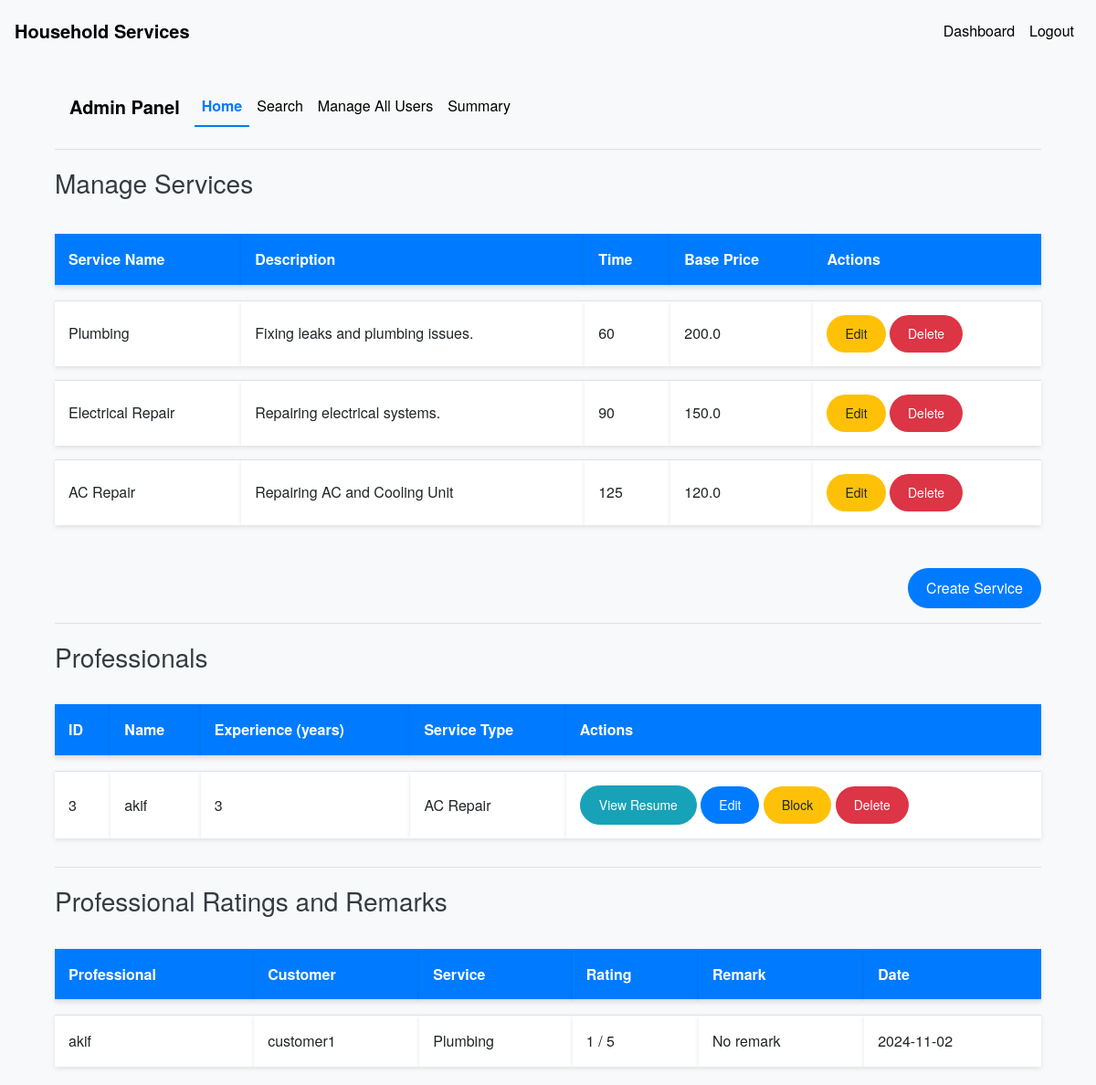
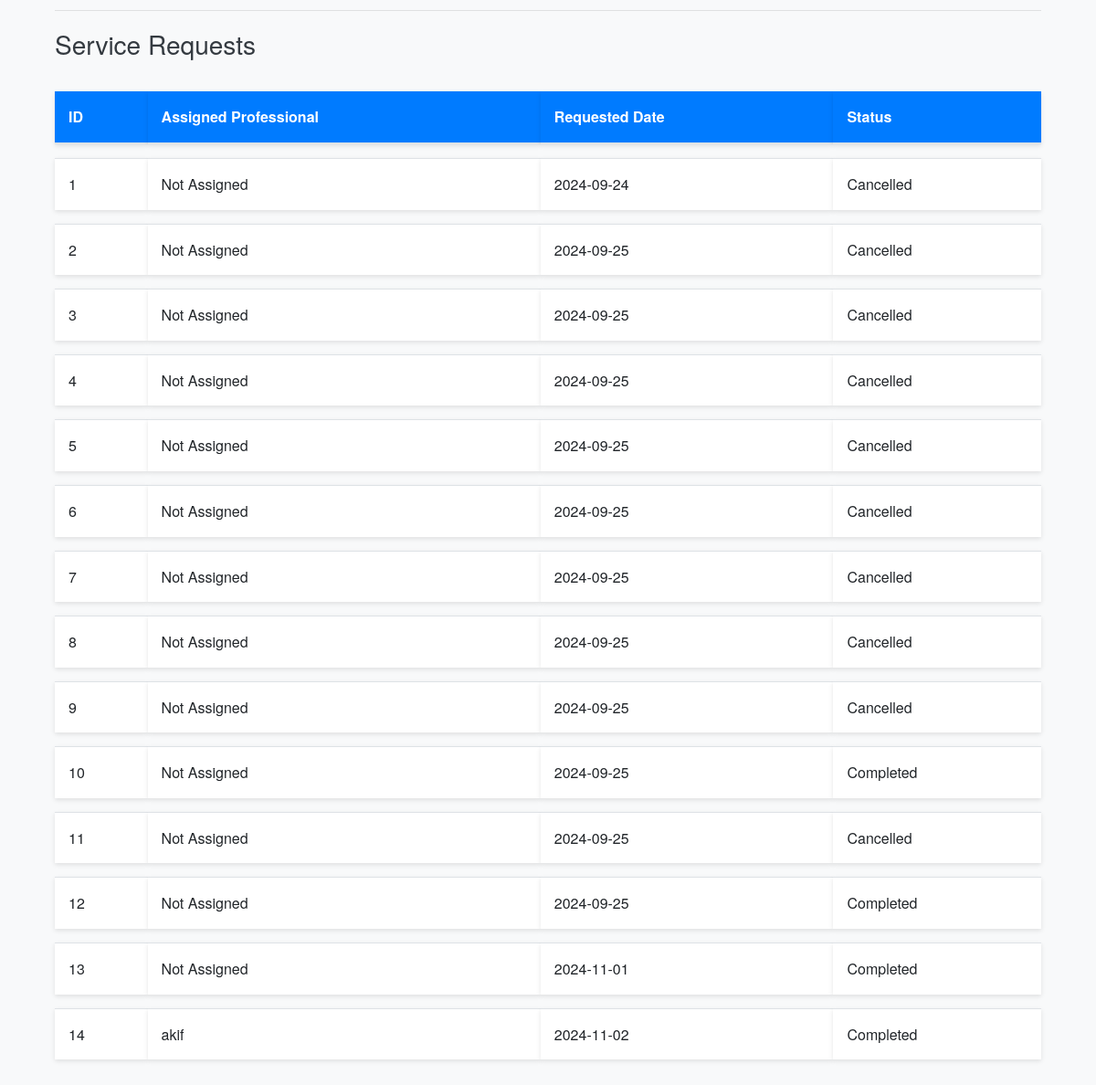
The page /admin/dashboard (signed in) on the database its author committed (2 pictures, top to bottom).
### models.py (models this page shows, shortened)
class Service(db.Model):
    __tablename__ = 'services'
    id = db.Column(db.Integer, nullable =False, primary_key=True)
    name = db.Column(db.String(100), nullable=False)
    base_price = db.Column(db.Float, nullable=False)
    time_required = db.Column(db.Integer, nullable=False)  # in minutes
    description = db.Column(db.Text)

class User(UserMixin, db.Model):
    __tablename__ = 'users'
    id = db.Column(db.Integer, primary_key=True)
    username = db.Column(db.String(100), unique=True, nullable=False)
    password = db.Column(db.String(128), nullable=False)
    role = db.Column(db.String(20), nullable=False)
    is_active = db.Column(db.Boolean, default=True)
    date_created = db.Column(db.DateTime, default=datetime.utcnow)
    date_completed = db.Column(db.DateTime)
    is_approved = db.Column(db.Boolean, default=False)
    service_type = db.Column(db.String(100))
    experience = db.Column(db.Integer)
    resume_filename = db.Column(db.String(200))
    approval_status = db.Column(db.String(50), default='pending')
    customer_service_requests = db.relationship('ServiceRequest', backref='customer', foreign_keys='ServiceRequest.customer_id', lazy='dynamic')
    professional_service_requests = db.relationship('ServiceRequest', backref='professional', foreign_keys='ServiceRequest.professional_id', lazy='dynamic')

class ServiceRequest(db.Model):
    __tablename__ = 'service_requests'
    id = db.Column(db.Integer, primary_key=True)
    service_id = db.Column(db.Integer, db.ForeignKey('services.id'), nullable=False)
    customer_id = db.Column(db.Integer, db.ForeignKey('users.id'), nullable=False)
    professional_id = db.Column(db.Integer, db.ForeignKey('users.id'))
    service_status = db.Column(db.String(20), nullable=False, default='requested')
    service = db.relationship('Service', backref='service_requests')
    date_of_request = db.Column(db.DateTime, default=datetime.utcnow)
    date_of_completion = db.Column(db.DateTime)
    remarks = db.Column(db.Text)
    rating = db.Column(db.Integer)

### routes.py (the view)
@app.route('/admin/dashboard')
@login_required
def admin_dashboard():
    if current_user.role != 'admin':
        flash('Access denied.')
        return redirect(url_for('index'))
    services = Service.query.all()
    professionals = User.query.filter_by(role='professional').all()
    service_requests = ServiceRequest.query.all()
    pending_professionals = User.query.filter_by(role='professional', approval_status='pending').all()
    rated_service_requests = ServiceRequest.query.filter(ServiceRequest.rating.isnot(None)).all()
    return render_template('admin_dashboard.html', services=services, professionals=professionals, service_requests=service_requests, pending_professionals=pending_professionals, rated_service_requests=rated_service_requests)

### app.py (called while the page is built)
@login_manager.user_loader
def load_user(user_id):
    return User.query.get(int(user_id))

### templates/admin_dashboard.html (shortened to what this page needs)
{% extends 'base.html' %}
{% block content %}
<div class="container mt-4">
    <nav class="navbar navbar-expand-lg navbar-light bg-light">
        <a class="navbar-brand" href="{{ url_for('admin_dashboard') }}">Admin Panel</a>
        <div class="collapse navbar-collapse" id="navbarNav">
            <ul class="navbar-nav">
                <li class="nav-item {% if request.endpoint == 'admin_dashboard' %}active{% endif %}">
                    <a class="nav-link" href="{{ url_for('admin_dashboard') }}">Home</a>
                </li>
                <li class="nav-item {% if request.endpoint == 'admin_search' %}active{% endif %}">
                    <a class="nav-link" href="{{ url_for('admin_search') }}">Search</a>
                </li>
                <li class="nav-item {% if request.endpoint == 'manage_users' %}active{% endif %}">
                    <a class="nav-link" href="{{ url_for('manage_users') }}">Manage All Users</a>
                </li>
                <li class="nav-item {% if request.endpoint == 'admin_summary' %}active{% endif %}">
                    <a class="nav-link" href="{{ url_for('admin_summary') }}">Summary</a>
                </li>
            </ul>
        </div>
    </nav>
    <hr>
        <h3>Manage Services</h3>
        <table class="table table-striped mt-4">
            <thead>
                <tr>
                    <th>Service Name</th>
                    <th>Description</th>
                    <th>Time</th>
                    <th>Base Price</th>
                    <th>Actions</th>
                </tr>
            </thead>
            <tbody>
                {% for service in services %}
                <tr>
                    <td>{{ service.name }}</td>
                    <td>{{ service.description }}</td>
                    <td>{{ service.time_required }}</td>
                    <td>{{ service.base_price }}</td>
                    <td>
                        <a href="{{ url_for('edit_service', service_id=service.id) }}" class="btn btn-sm btn-warning">Edit</a>
                        <form action="{{ url_for('delete_service', service_id=service.id) }}" method="POST" style="display:inline;">
                            <button type="submit" class="btn btn-sm btn-danger" onclick="return confirm('Are you sure you want to delete this service?');">Delete</button>
                        </form>
                    </td>
                </tr>
                {% endfor %}
            </tbody>
        </table>
        <div class="text-right">
            <a href="{{ url_for('create_service') }}" class="btn btn-primary mt-3">Create Service</a>
        </div>
        <hr>
    <h3>Professionals</h3>
    <table class="table table-striped">
        <thead>
            <tr>
                <th>ID</th>
                <th>Name</th>
                <th>Experience (years)</th>
                <th>Service Type</th>
                <th>Actions</th>
            </tr>
        </thead>
        <tbody>
            {% for professional in professionals %}
            <tr>
                <td>{{ professional.id }}</td>
                <td>{{ professional.username }}</td>
                <td>{{ professional.experience }}</td>
                <td>{{ professional.service_type }}</td>
                <td>
                    {% if professional.resume_filename %}
                    <a href="{{ url_for('view_resume', filename=professional.resume_filename) }}" target="_blank" class="btn btn-sm btn-info">View Resume</a>
                    {% else %}
                    <button class="btn btn-sm btn-secondary" disabled>No Resume</button>
                    {% endif %}
                    <a href="{{ url_for('edit_user', user_id=professional.id) }}" class="btn btn-sm btn-primary">Edit</a>
                    {% if professional.approval_status == 'approved' %}
                    <form action="{{ url_for('block_professional', professional_id=professional.id) }}" method="POST" style="display:inline;">
                        <button type="submit" class="btn btn-sm btn-warning">Block</button>
                    </form>
                    {% elif professional.approval_status == 'blocked' %}
                    <form action="{{ url_for('approve_professional', professional_id=professional.id) }}" method="POST" style="display:inline;">
                        <button type="submit" class="btn btn-sm btn-success">Unblock</button>
                    </form>
                    {% else %}
                    <form action="{{ url_for('approve_professional', professional_id=professional.id) }}" method="POST" style="display:inline;">
                        <button type="submit" class="btn btn-sm btn-success">Approve</button>
                    </form>
                    {% endif %}
                    <form action="{{ url_for('delete_professional', professional_id=professional.id) }}" method="POST" style="display:inline;">
                        <button type="submit" class="btn btn-sm btn-danger"
                            onclick="return confirm('Are you sure you want to delete this professional?');">Delete</button>
                    </form>
                </td>
            </tr>
            {% endfor %}
        </tbody>
    </table>
    <hr>
    <h3>Professional Ratings and Remarks</h3>
    <table class="table table-striped">
        <thead>
            <tr>
                <th>Professional</th>
                <th>Customer</th>
                <th>Service</th>
                <th>Rating</th>
                <th>Remark</th>
                <th>Date</th>
            </tr>
        </thead>
        <tbody>
            {% for request in rated_service_requests %}
            <tr>
                <td>{{ request.professional.username }}</td>
                <td>{{ request.customer.username }}</td>
                <td>{{ request.service.name }}</td>
                <td>{{ request.rating }} / 5</td>
                <td>{{ request.remarks or 'No remark' }}</td>
                <td>{{ request.date_of_completion.strftime('%Y-%m-%d') if request.date_of_completion else '' }}</td>
            </tr>
            {% endfor %}
        </tbody>
    </table>
    <hr>
    <h3>Service Requests</h3>
    <table class="table table-striped">
        <thead>
            <tr>
                <th>ID</th>
                <th>Assigned Professional</th>
                <th>Requested Date</th>
                <th>Status</th>
            </tr>
        </thead>
        <tbody>
            {% for request in service_requests %}
            <tr>
                <td>{{ request.id }}</td>
                <td>
                    {% if request.professional %}
                        {{ request.professional.username }}
                    {% else %}
                        Not Assigned
                    {% endif %}
                </td>
                <td>{{ request.date_of_request.strftime('%Y-%m-%d') }}</td>
                <td>{{ request.service_status.capitalize() }}</td>
            </tr>
            {% endfor %}
        </tbody>
    </table>
</div>
{% endblock %}

### static/css/styles.css (style rules this page uses)
body { padding-top: 5px; font-family: 'Helvetica Neue', Arial, sans-serif; background-color: #f8f9fa; color: #343a40; line-height: 1.6; }
.navbar { background-color: #343a40; }
.navbar-brand { font-weight: bold; color: #000000 !important; }
.nav-link { color: #000000 !important; }
.nav-item.active .nav-link { color: #007bff !important; font-weight: bold; border-bottom: 2px solid #007bff; }
.table { margin-top: 20px; border-collapse: separate; border-spacing: 0 15px; }
.table th, .table td { vertical-align: middle; background-color: #ffffff; border: none; padding: 15px; box-shadow: 0 2px 5px rgba(0, 0, 0, 0.1); }
.table th { background-color: #007bff; color: #ffffff; font-weight: bold; }
.table td { border-top: 1px solid #dee2e6; }
.btn { border-radius: 50px; padding: 10px 20px; transition: background-color 0.3s ease, color 0.3s ease; }
.btn-primary { background-color: #007bff; border: none; }
.btn-warning { background-color: #ffc107; border: none; }
.btn-danger { background-color: #dc3545; border: none; }
h1, h2, h3, h4, h5, h6 { font-weight: 300; margin-top: 20px; margin-bottom: 10px; }
.container { margin-top: 50px; }

### rows shown on the page
Service: name "Plumbing", description "Fixing leaks and plumbing issues.", time_required "60", base_price "200.0"
Service: name "Electrical Repair", description "Repairing electrical systems.", time_required "90", base_price "150.0"
Service: name "AC Repair", description "Repairing AC and Cooling Unit", time_required "125", base_price "120.0"
User: id "3", username "akif", experience "3", service_type "AC Repair"
ServiceRequest: professional.username "akif", customer.username "customer1", service.name "Plumbing", rating "1", remarks "No remark", date_of_completion "2024-11-02", id "14", date_of_request "2024-11-02", service_status "Completed"
ServiceRequest: id "1", shows "Not Assigned", date_of_request "2024-09-24", service_status "Cancelled"
ServiceRequest: id "2", shows "Not Assigned", date_of_request "2024-09-25", service_status "Cancelled"
ServiceRequest: id "3", shows "Not Assigned", date_of_request "2024-09-25", service_status "Cancelled"
ServiceRequest: id "4", shows "Not Assigned", date_of_request "2024-09-25", service_status "Cancelled"
ServiceRequest: id "5", shows "Not Assigned", date_of_request "2024-09-25", service_status "Cancelled"
ServiceRequest: id "6", shows "Not Assigned", date_of_request "2024-09-25", service_status "Cancelled"
ServiceRequest: id "7", shows "Not Assigned", date_of_request "2024-09-25", service_status "Cancelled"
ServiceRequest: id "8", shows "Not Assigned", date_of_request "2024-09-25", service_status "Cancelled"
ServiceRequest: id "9", shows "Not Assigned", date_of_request "2024-09-25", service_status "Cancelled"
ServiceRequest: id "10", shows "Not Assigned", date_of_request "2024-09-25", service_status "Completed"
ServiceRequest: id "11", shows "Not Assigned", date_of_request "2024-09-25", service_status "Cancelled"
ServiceRequest: id "12", shows "Not Assigned", date_of_request "2024-09-25", service_status "Completed"
ServiceRequest: id "13", shows "Not Assigned", date_of_request "2024-11-01", service_status "Completed"
